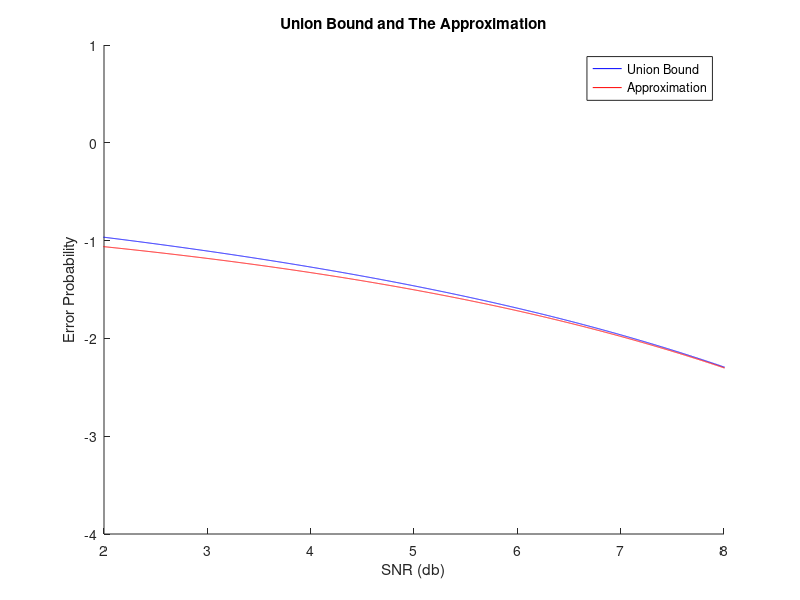

Source code (MATLAB):
%Ahmad Malik 
%HW6
%ECE300

clc; clear;


%% Question 3f

alpha = [5/6 , 1/2, 1/3, 1/3, 1/6, 1/6];
beta = [1,2,4,5,9,10];

Pb_U = zeros(1,10000); 
snr = linspace(0,10,10000);
dbsnr = 10*log10(snr);  %snr in db

%Union Bound
for i=1:10000
    Pb_U(1,i) = sum(alpha.*qfunc(sqrt(beta*snr(1,i)))); 
end     

%Bound approx
Pb_app = (5/6)*qfunc(sqrt(snr));

%making the Probability logarithmic
dbpb = log10(Pb_U);
dbpb_app = log10(Pb_app);

%Plots
hold on;
title('Union Bound and The Approximation')
plot(dbsnr,dbpb,'color','b'); %Union Bound
plot(dbsnr,dbpb_app, 'color','r');%Bound approx
xlim([2 8]);
legend('Union Bound','Approximation');
ylabel('Error Probability');
xlabel('SNR (db)');
hold off;


%% Calculating Ratios

s1 = 10^(2/10);      %making the db linear
s2 = 10^(8/10);

pb1 = (5/6)*qfunc(sqrt(s1));
pb2 = sum(alpha.*qfunc(sqrt(beta*s1)));
db2 = 1- pb1/pb2;

fprintf('The ratio at 2db: %f\n', db2);

pb1 = (5/6)*qfunc(sqrt(s2));
pb2 = sum(alpha.*qfunc(sqrt(beta*s2)));
db8 = 1- pb1/pb2;

fprintf('The ratio at 8db: %f\n', db8);


